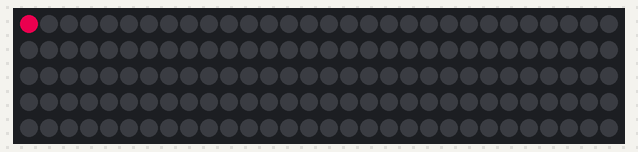
A sketch run on a simulated ESP8266 (NodeMCU). Parts: 150 RGB LEDs in strip order, left to right, continuing on the next row. Dim RGB values are drawn brighter than linear; random numbers use the default seed unless the sketch sets one.

Above: at 0.08 s.
At 8.2 s:
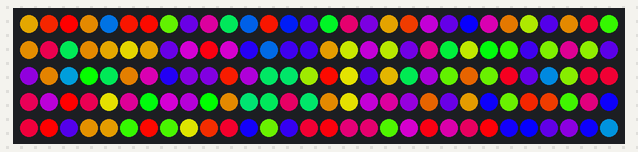
At 27.4 s:
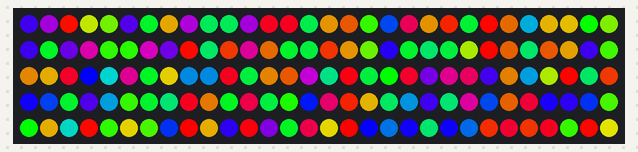

The sketch:

strip_light_test_code.ino
```cpp
#include <FastLED.h>

#define NUM_LEDS 150
#define DATA_PIN D4

CRGB leds[NUM_LEDS];

void setup() {
  FastLED.addLeds<NEOPIXEL, DATA_PIN>(leds, NUM_LEDS);
}

void loop() {
  // Light up the LEDs in a snake-like pattern with different colors
  for (int i = 0; i < NUM_LEDS; i++) {
    leds[i] = CHSV(random(0, 255), 255, 255); // Set to a random color
    FastLED.show(); // Display the updated colors
    delay(50); // Wait for 100 milliseconds
    leds[i] = CRGB::Black; // Turn off the LED
  }

  // After the loop reaches the last LED, turn on all LEDs with different colors
  for (int i = 0; i < NUM_LEDS; i++) {
    leds[i] = CHSV(random(0, 255), 255, 255); // Set to a random color
  }
  FastLED.show(); // Display the updated colors

  delay(10000); // Keep all LEDs on for 2 seconds

  // Turn off all LEDs
  for (int i = 0; i < NUM_LEDS; i++) {
    leds[i] = CRGB::Black; // Turn off all LEDs
  }
  FastLED.show(); // Display the updated colors

  delay(1000); // Wait for 1 second before repeating the loop
}
```

Measured:
- what the display in image 1 shows lasts 10.0 s, from 8.2 s to 18.2 s
